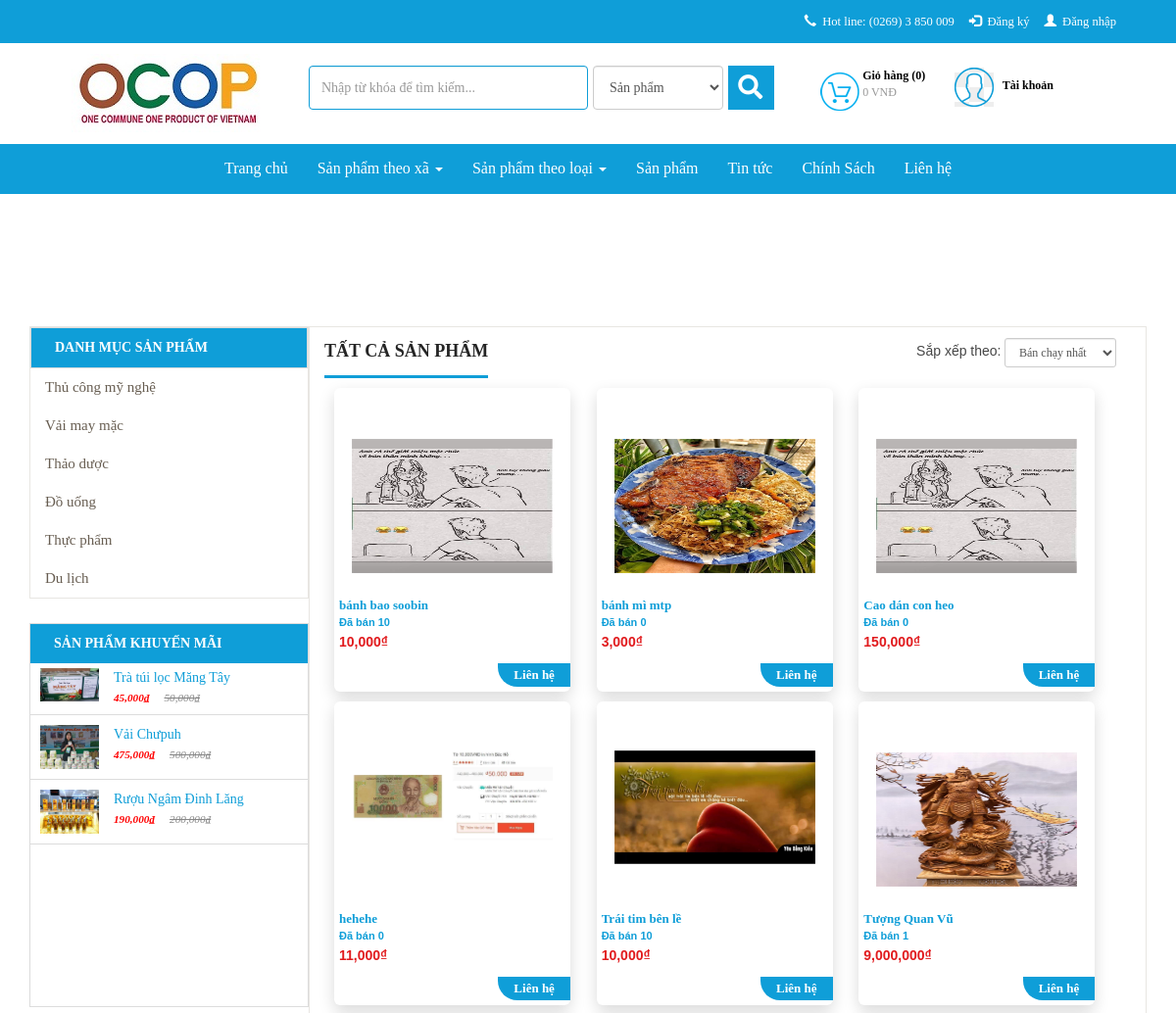
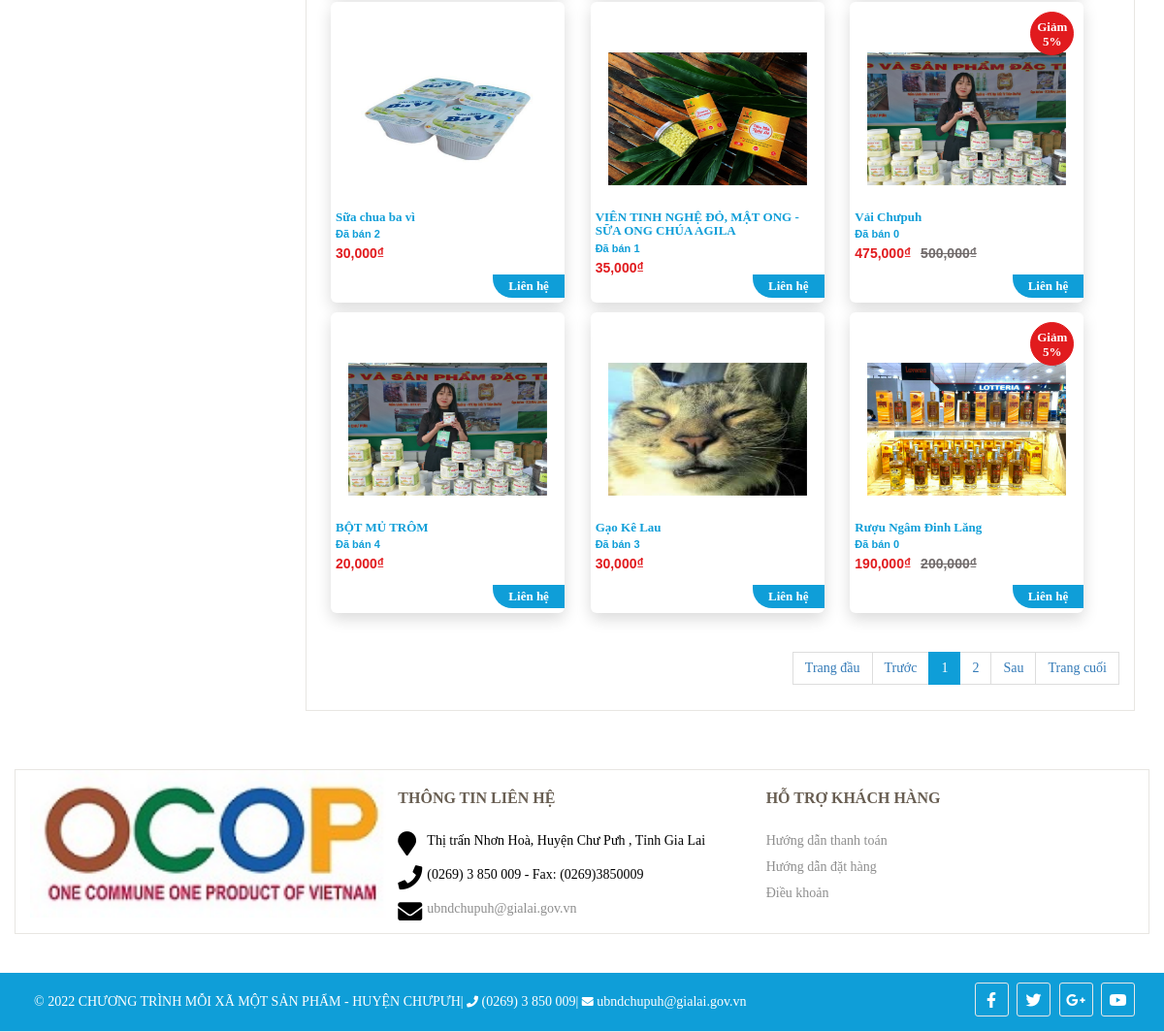
Page /san-pham/1 on the committed database (2 pictures, top to bottom).
### tables this page shows
CREATE TABLE `db_category` (
  `id` int(11) NOT NULL,
  `name` varchar(255) NOT NULL,
  `link` varchar(255) NOT NULL,
  `level` int(2) NOT NULL,
  `parentid` int(11) NOT NULL,
  `orders` varchar(5) DEFAULT NULL,
  `created_at` datetime NOT NULL,
  `created_by` varchar(255) NOT NULL,
  `updated_at` datetime NOT NULL,
  `updated_by` varchar(255) NOT NULL,
  `trash` tinyint(1) NOT NULL DEFAULT 1,
  `status` tinyint(1) NOT NULL DEFAULT 1
);

CREATE TABLE `db_product` (
  `id` int(11) NOT NULL,
  `catid` int(11) NOT NULL,
  `name` varchar(255) NOT NULL,
  `alias` varchar(255) NOT NULL,
  `avatar` varchar(255) NOT NULL,
  `img` varchar(255) NOT NULL,
  `sortDesc` text NOT NULL,
  `detail` text NOT NULL,
  `producer` int(11) NOT NULL,
  `number` int(11) NOT NULL,
  `number_buy` int(11) NOT NULL,
  `sale` int(3) DEFAULT NULL,
  `price` int(11) NOT NULL,
  `price_sale` int(11) NOT NULL,
  `created` datetime NOT NULL,
  `created_by` varchar(100) NOT NULL DEFAULT 'HDL',
  `modified` datetime NOT NULL,
  `modified_by` varchar(100) NOT NULL DEFAULT 'HDL',
  `trash` int(1) NOT NULL DEFAULT 1,
  `status` int(1) NOT NULL DEFAULT 1,
  `userId` int(11) DEFAULT NULL,
  `img2` varchar(255) DEFAULT NULL,
  `img3` varchar(255) DEFAULT NULL,
  `img4` varchar(255) DEFAULT NULL,
  `is_hot` int(11) NOT NULL DEFAULT 0
);

### application/views/frontend/components/sanpham/index.php (the view, shortened to what the rows shown need)
<section id="product-all" class="collection">
	<div class="slider">
		<div class="container">
            <div class="col-xs-12 col-sm-12 col-md-3 col-lg-3">
                <div class="col-xs-12 col-sm-12 col-md-12 col-lg-12 list-menu pull-left">
                    <?php $this->load->view('frontend/modules/category'); ?>
                </div>
                <?php $this->load->view('frontend/modules/product-sale'); ?>
            </div>
            <div class="col-xs-12 col-sm-12 col-md-9 col-lg-9 product-content">
             <div class="product-wrap">
               <div class="collection__title">
                   <h1><span>Tất cả sản phẩm</span></h1>
                <div class="collection-filter" id = "list-product">
                  <div class="category-products clearfix">
                     <div class="products-grid clearfix">
                        <?php if(count($list)==0): ?>
                            <p>Không có sản phẩm !</p>
                            <?php else : ?>
                                <?php foreach ($list as $sp) :?>
                                    <div class="col-md-4 col-lg-4 col-xs-6 col-12 detail-box">
                                        <div class="product-lt">
                                            <div class="lt-product-group-image">
                                                <a id = "zoomOut" href="<?php echo $sp['alias'] ?>" title="<?php echo $sp['name'] ?>" >
												<figure>
                                                    <img class="img-p"src="public/images/products/<?php echo $sp['avatar'] ?>" alt="">
												</figure>
                                                </a>
                                                <?php if($sp['sale'] > 0) :?>
                                                    <div class="giam-percent">
                                                        <span class="text-giam-percent">Giảm <?php echo $sp['sale'] ?>%</span>
                                                    </div>
                                                <?php endif; ?>
                                            </div>
                                            <div class="lt-product-group-info">
                                                <a href="<?php echo $sp['alias'] ?>" title="<?php echo $sp['name'] ?>">
                                                    <h3><?php echo $sp['name'] ?></h3>
                                                </a>
												<div>
												<span class="sell_num">Đã bán <?php echo(number_format($sp['number_buy'])); ?></span>
												</div>
                                                <div class="price-box">
                                                    <?php if($sp['sale'] > 0) :?>
                                                        <p class="old-price">
                                                            <span class="price"><?php echo(number_format($sp['price'])); ?>₫</span>
                                                        </p>
                                                        <p class="special-price">
                                                            <span class="price"><?php echo(number_format($sp['price_sale'])); ?>₫</span>
                                                        </p>
                                                        <?php else: ?>
                                                           <p class="old-price">
                                                            <span class="price" style="color: #fff"><?php echo(number_format($sp['price'])); ?>₫</span>
                                                        </p>
                                                        <p class="special-price">
                                                            <span class="price"><?php echo(number_format($sp['price'])); ?>₫</span>
                                                        </p>
                                                    <?php endif;?>
                                                </div>
												<div class="lienhe">
													<a href="<?php echo base_url() ?>doanhngiep/detail/<?php $producer = $this->Muser->user_detail_id_fg($sp['userId']);echo $producer['id'] ?>" title="">
														<h3>Liên hệ</h3>
													</a>
												</div>
                                            </div>
                                        </div>
                                    </div>
                                <?php endforeach; ?>
                            </div>
                        <?php endif; ?>
                    </div>
                </div>
            </div>
        </div>
    </div>
</div>
</div>
</section>

### application/views/frontend/modules/category.php (shortened to what the rows shown need)
<?php
$listcat = $this->Mcategory->category_menu(0);
$html_menu='<ul class="main-ul">';
foreach ($listcat as $menu) {
    $html_menu.='<li>';
    $html_menu.="<a href='san-pham/".$menu['link']." ' title=' ".$menu['name']."'>";
    $html_menu.=$menu['name'];
    $html_menu.='</i>';
    $html_menu.="</a>";
    $html_menu.="</li>";
}
$html_menu.="</ul>";
echo $html_menu;
?>

### application/views/frontend/modules/product-sale.php (shortened to what the rows shown need)
<div class="col-xs-12 col-sm-12 col-md-12 col-lg-12 products-sale-off">
    <div class="widget">
        <div class="panel-left-body">
            <?php
                $list = $this->Mproduct->product_sale('4');
                $html_menu='<div id="post-list-footer" class="sidebar_menu">';
                foreach ($list as $menu) {
                    if($menu['sale'] > 0){
                        $html_menu.="<div class = 'spost clearfix'>";
                            $html_menu.="<div class='entry-image'>";
                                $html_menu.="<a href=".$menu['alias']." title=' ".$menu['name']."'>";
                                    $html_menu.="<img src='public/images/products/".$menu['img']."'>";
                                $html_menu.="</a>";
                            $html_menu.='</div>';
                            $html_menu.='<div class="entry-c" style="width:194px;">';
                                $html_menu.='<div class="entry-title">';
                                    $html_menu.="<a class='ws-nw overflow ellipsis' href=".$menu['alias']." title=' ".$menu['name']."'>";
                                        $html_menu.=$menu['name'];
                                    $html_menu.="</a>";
                                $html_menu.='</div>';
                                $html_menu.='<ul class="entry-meta">';
                                    $html_menu.='<li class="color">';
                                        $html_menu.="<ins>".number_format($menu['price_sale']).'₫'."</ins>";
                                        $html_menu.="<del>".number_format($menu['price']).'₫'."</del>";
                                    $html_menu.='</li>';
                                $html_menu.='</ul>';
                            $html_menu.='</div>';
                        $html_menu.="</div>";
                    }
                }
                $html_menu.="</div>";
            echo $html_menu;
            ?>
        </div>
    </div>
</div>

### rows in the picture
db_category: value "Thủ công mỹ nghệ"
db_category: value "Vải may mặc"
db_category: value "Thảo dược"
db_category: value "Đồ uống"
db_category: value "Thực phẩm"
db_category: value "Du lịch"
db_product: img (picture), sale "Trà túi lọc Măng Tây", price_sale "45,000", price "50,000"
db_product: img (picture), sale "Vải Chưpuh", price_sale "475,000", price "500,000", avatar (picture), sale "5", name "Vải Chưpuh", number_buy "0"
db_product: img (picture), sale "Rượu Ngâm Đinh Lăng", price_sale "190,000", price "200,000", avatar (picture), sale "5", name "Rượu Ngâm Đinh Lăng", number_buy "0"
db_product: avatar (picture), name "bánh bao soobin", number_buy "10", price "10,000"
db_product: avatar (picture), name "bánh mì mtp", number_buy "0", price "3,000"
db_product: avatar (picture), name "Cao dán con heo", number_buy "0", price "150,000"
db_product: avatar (picture), name "hehehe", number_buy "0", price "11,000"
db_product: avatar (picture), name "Trái tim bên lề", number_buy "10", price "10,000"
db_product: avatar (picture), name "Tượng Quan Vũ", number_buy "1", price "9,000,000"
db_product: avatar (picture), name "Sữa chua ba vì", number_buy "2", price "30,000"
db_product: avatar (picture), name "VIÊN TINH NGHỆ ĐỎ, MẬT ONG - SỮA ONG CHÚA AGILA", number_buy "1", price "35,000"
db_product: avatar (picture), name "BỘT MỦ TRÔM", number_buy "4", price "20,000"
db_product: avatar (picture), name "Gạo Kê Lau", number_buy "3", price "30,000"
